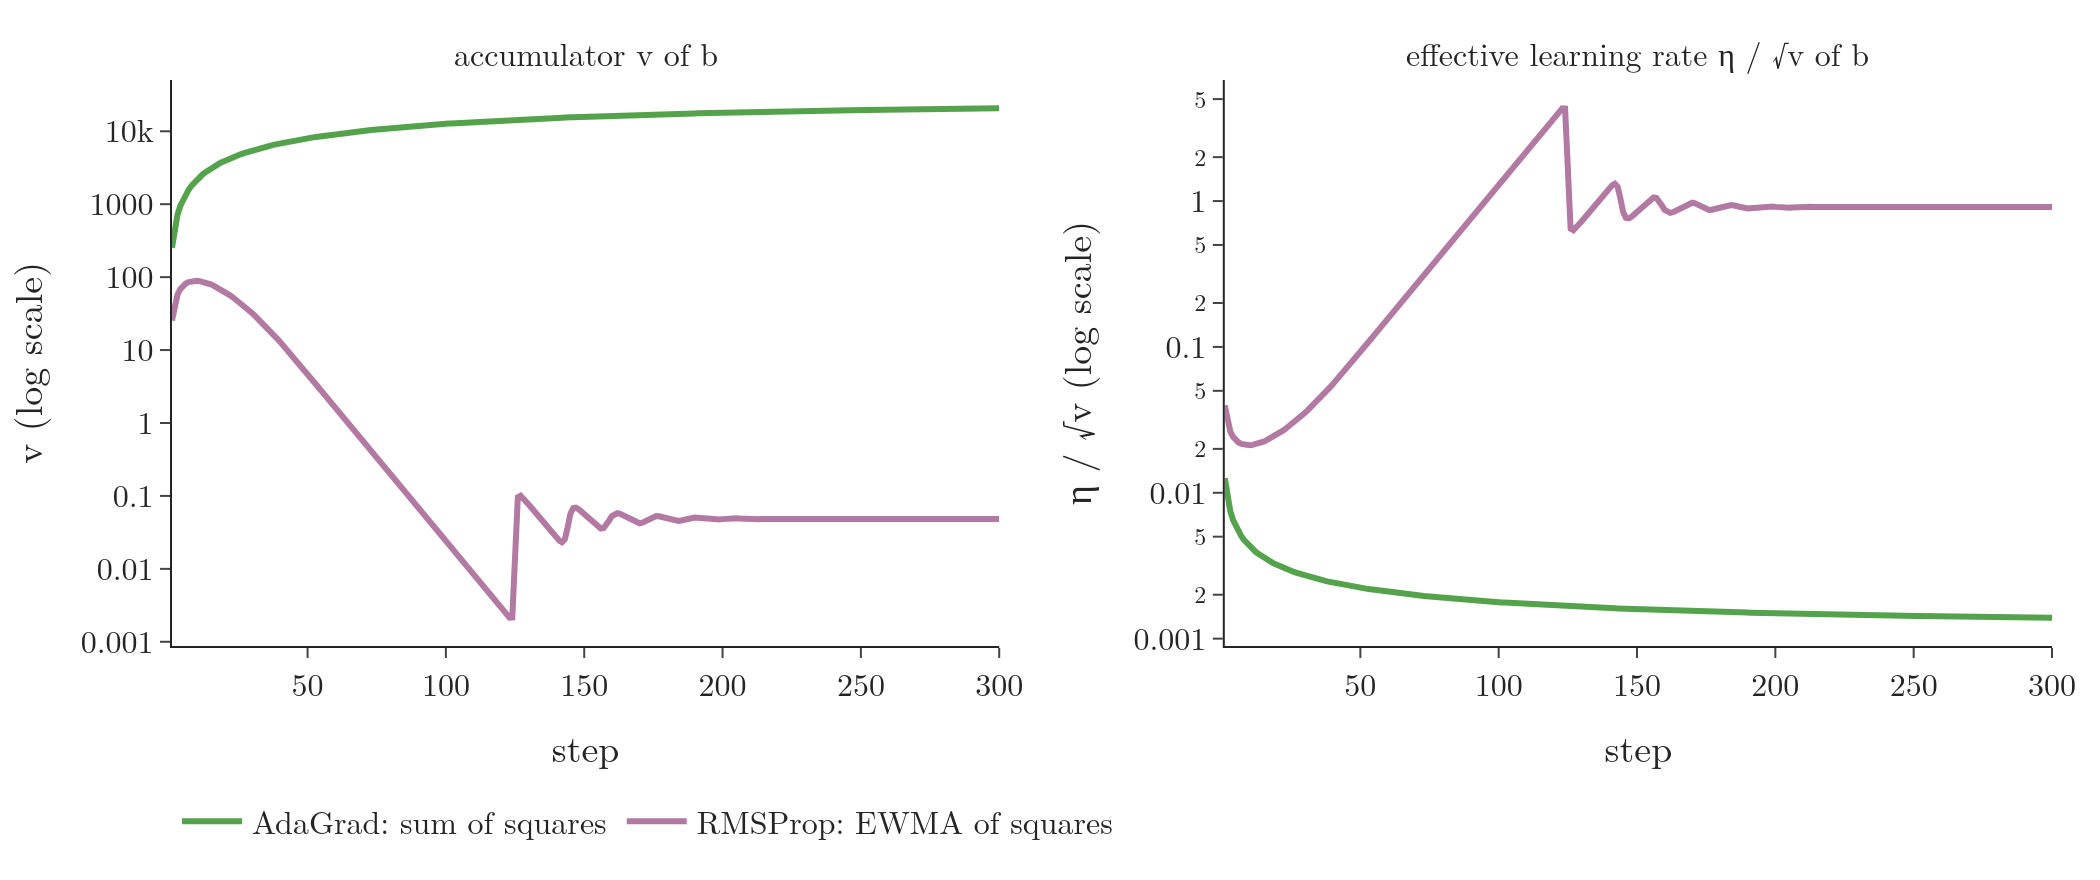

The script that drew this image:
"""The accumulator v of the bias b over 300 steps: AdaGrad's sum of squared gradients only grows; RMSProp's EWMA
follows the recent gradients and shrinks again (left). The resulting step size eta/sqrt(v) of b (right) (Plotly)."""
from pathlib import Path
import numpy as np
import plotly.graph_objects as go
from plotly.subplots import make_subplots
from common import GREEN, PURPLE, FONT
from shared import ETA, run

here = Path(__file__).parent
fig = make_subplots(rows=1, cols=2, horizontal_spacing=0.12,
                    subplot_titles=("accumulator v of b", "effective learning rate η / √v of b"))
steps = np.arange(1, 301)
for kind, name, c in (("adagrad", "AdaGrad: sum of squares", GREEN), ("rmsprop", "RMSProp: EWMA of squares", PURPLE)):
    _, V = run(kind)
    fig.add_trace(go.Scatter(x=steps, y=V[:, 1], name=name, line=dict(color=c, width=3)), 1, 1)
    fig.add_trace(go.Scatter(x=steps, y=ETA / np.sqrt(V[:, 1]), showlegend=False, line=dict(color=c, width=3)), 1, 2)
fig.update_yaxes(type="log")
fig.update_yaxes(title_text="v (log scale)", col=1)
fig.update_yaxes(title_text="η / √v (log scale)", col=2)
fig.update_xaxes(title_text="step")
fig.update_layout(template="simple_white", width=1050, height=440, font=FONT,
                  legend=dict(orientation="h", x=0, y=-0.25), margin=dict(l=80, r=20, t=40, b=110))
fig.write_image(here / "accumulator.png", scale=2)
fig.write_image(here / "accumulator.pdf")
